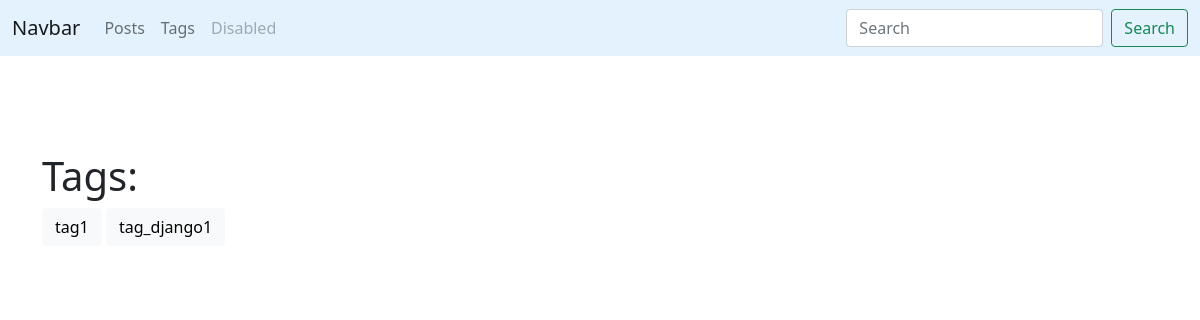
/blog/tags/, run on an earlier commit of the app's database.
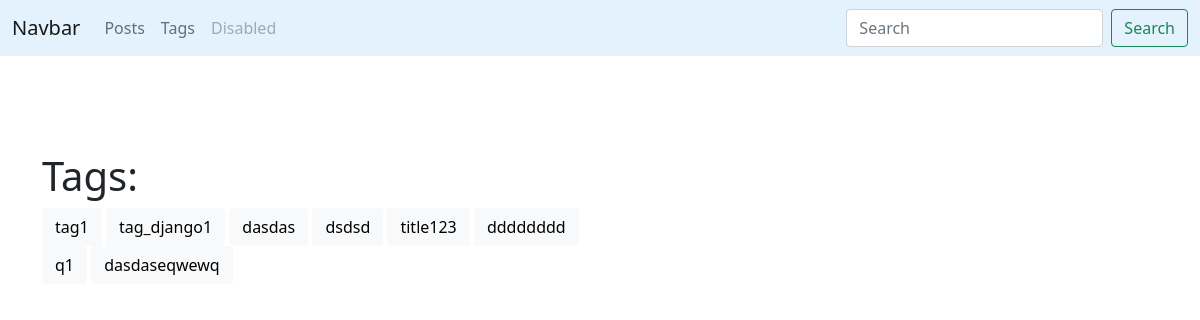
And on a later commit of the database.
### blog/models.py (models this page shows, shortened)
class Tag(models.Model):
    title = models.CharField(max_length=150)
    slug = models.SlugField(max_length=150,unique=True)
    def get_absolute_url(self):
        return reverse('tag_detail_url',kwargs={'slug':self.slug})

### blog/views.py (the view)
# urls.py: path('tags/',           tags_list,      name='tags_list_url'),
def tags_list(request):
    tags = Tag.objects.all()
    return render(request, 'blog/tags_list.html', context={'tags': tags})

### blog/templates/blog/tags_list.html (shortened to what this page needs)
{% extends 'blog/base_blog.html' %}
{% block content %}
    <h1 class="mt-5">Tags:</h1>
    {% for tag in tags %}
      <a href="{{ tag.get_absolute_url }}" class="btn btn-light">{{tag.title}}</a>
    {% endfor%}
{% endblock %}

What changed in the data, as far as the page shows it:
added Tag: title "dasdas"
added Tag: title "dsdsd"
added Tag: title "title123"
added Tag: title "dddddddd"
added Tag: title "q1"
added Tag: title "dasdaseqwewq"
